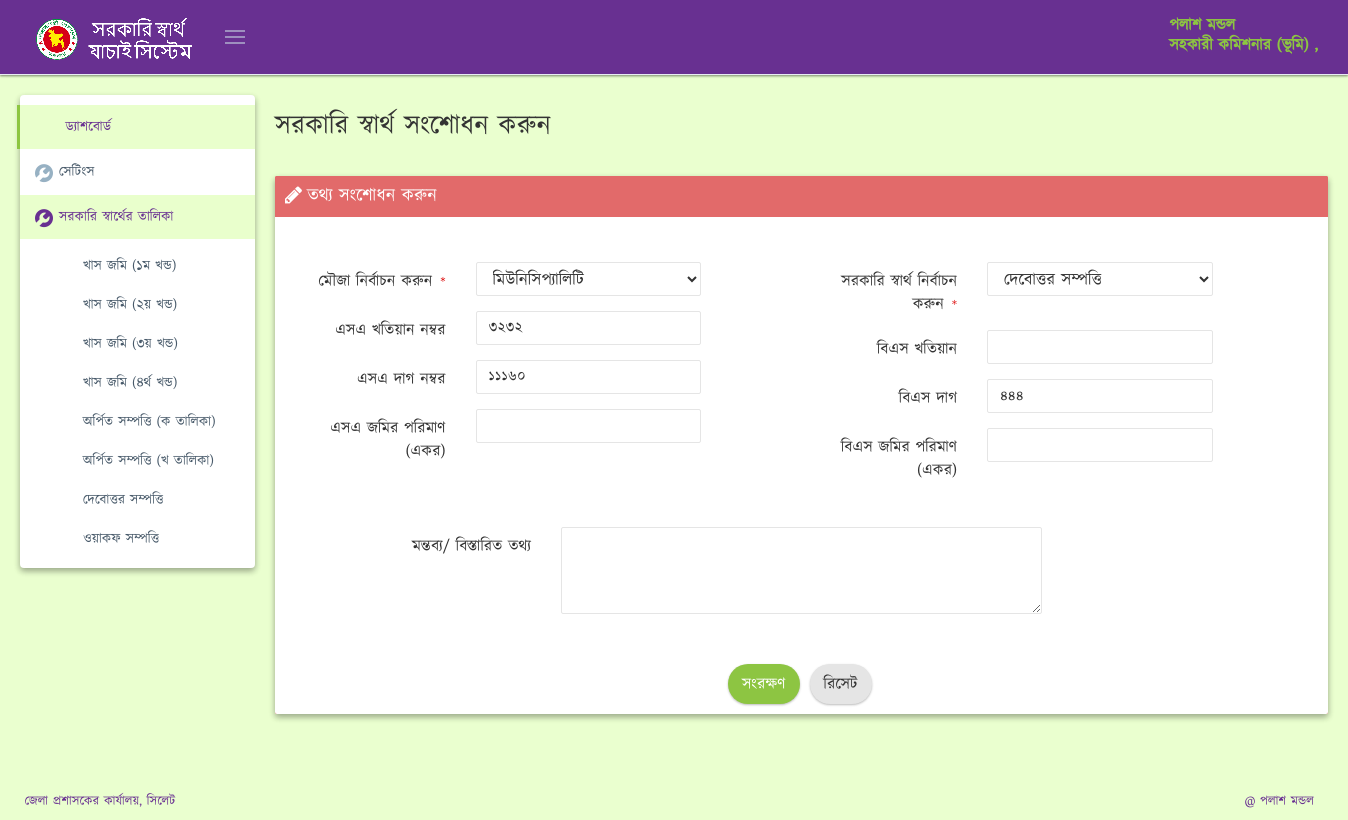
/edit.php?id=1377 (signed in), run on an earlier commit of the app's database.
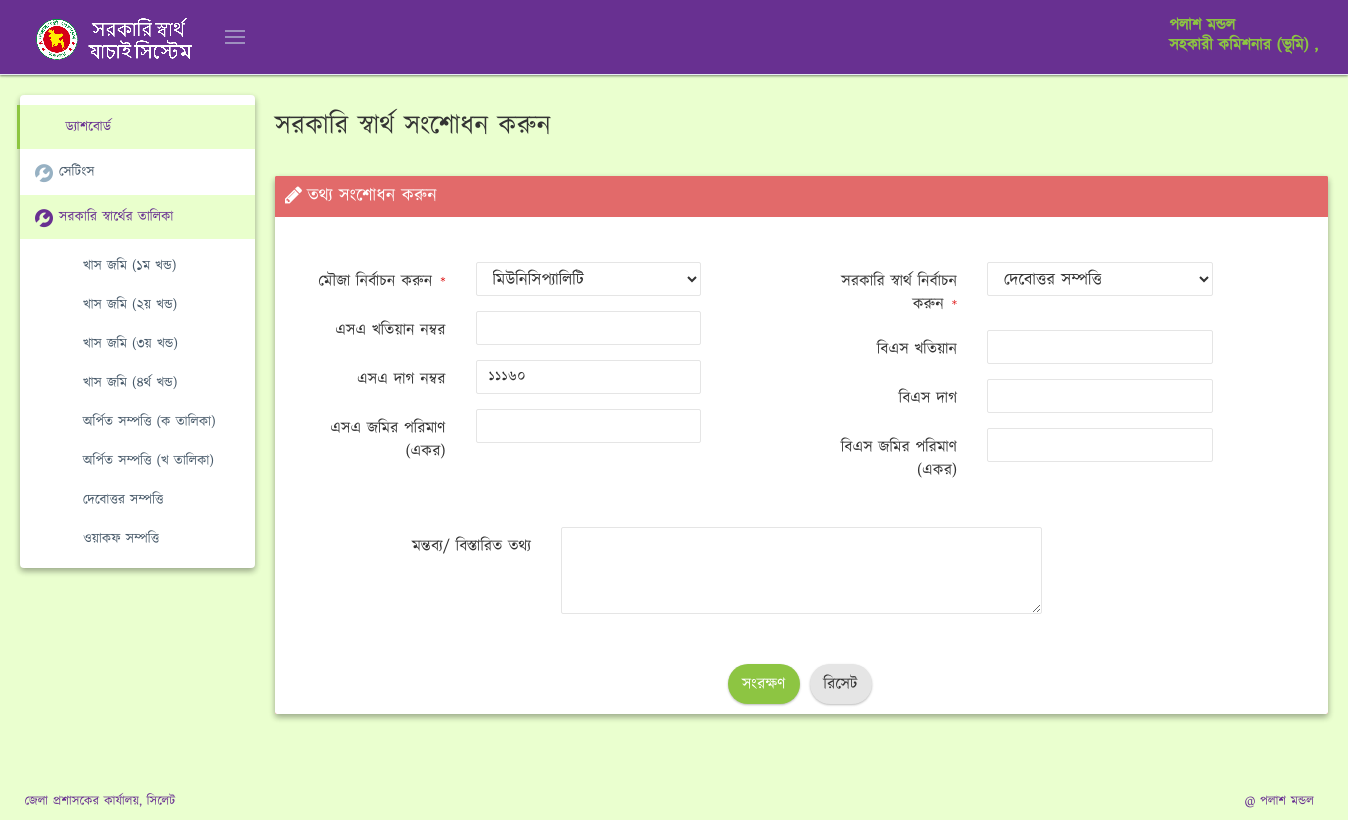
And on a later commit of the database.
### tables this page shows
CREATE TABLE IF NOT EXISTS `dag` (
  `id` int(10) unsigned NOT NULL AUTO_INCREMENT,
  `mouja_id` int(11) DEFAULT NULL,
  `sa_dag` int(11) DEFAULT NULL,
  `bs_dag` int(11) DEFAULT NULL,
  `sa_khatian` int(11) DEFAULT NULL,
  `bs_khatian` int(11) DEFAULT NULL,
  `sa_land_amount` int(11) DEFAULT NULL,
  `bs_land_amount` int(11) DEFAULT NULL,
  `interest_id` int(11) NOT NULL DEFAULT '0',
  PRIMARY KEY (`id`)
);

CREATE TABLE IF NOT EXISTS `mouja` (
  `id` int(11) NOT NULL AUTO_INCREMENT,
  `name` varchar(120) DEFAULT NULL,
  `sa_jl` int(11) DEFAULT NULL,
  `bs_jl` int(11) DEFAULT NULL,
  PRIMARY KEY (`id`),
  UNIQUE KEY `id` (`id`)
);

CREATE TABLE IF NOT EXISTS `interest` (
  `interest_id` int(11) NOT NULL AUTO_INCREMENT,
  `interest_name` varchar(120) DEFAULT NULL,
  PRIMARY KEY (`interest_id`) USING BTREE,
  KEY `id` (`interest_id`) USING BTREE
);

### edit.php (the view, shortened to what the changed rows need)
<?php
if (isset($_GET["id"]) == true) {
    require_once "config.php";
    $id = $_GET['id'];
    $query = "SELECT * FROM dag WHERE id = '{$id}'";
    $result = mysqli_query($conn, $query);
    $info = mysqli_fetch_array($result);
}
?>
<!DOCTYPE html>
<html lang="en" class="no-js">
<?php include 'header.php'; ?>
<body class="page-header-fixed page-sidebar-closed-hide-logo page-sidebar-closed-hide-logo"
      oncontextmenu="return false;">
<div class="page-container">
    <?php include 'sidebar.php'; ?>
    <div class="page-content-wrapper">
        <div class="page-content" style="min-height:588px">
            <div class="row">
                <div class="col-md-12">
                    <div id="ajax-content">
                        <div class="page-head">
                            <div class="row" style="margin-bottom: 15px;">
                                <div class="col-md-6">
                                    <div class="page-title">
                                        <h2 style="margin-top: 0px;"> সরকারি স্বার্থ সংশোধন করুন</h2>
                                    </div>
                                </div>
                            </div>
                        </div>
                        <div class="row">
                            <div class="col-md-12">
                                <div class="portlet  box box red-sunglo">
                                    <div class="portlet-body">
                                        <div style="font-size: 15px; text-align: justify;margin: 20px;">
                                            <form enctype="multipart/form-data" method="POST"  id="add_edit" accept-charset="utf-8"
                                                  class="form-horizontal" action="<?php echo $_SERVER['PHP_SELF'];?>">
                                                <div class="form-body">
                                                    <div class="row">
                                                        <div class="panel-body col-sm-6">
                                                            <div class="form-group">
                                                                <div class="col-sm-6">
                                                                    <div class="input select">
                                                                        <select class="form-control select2 select2-hidden-accessible"
                                                                                name="mouja_id"
                                                                                placeholder="মৌজা সিলেক্ট করুন"
                                                                                required="required" id="mouja_id"
                                                                                tabindex="-1" aria-hidden="true">
                                                                            <?php
                                                                            $query = "SELECT * FROM `mouja` ORDER BY id ASC";
                                                                            $result = mysqli_query($conn, $query);
                                                                            print_r($info);
                                                                            while ($info2 = mysqli_fetch_array($result)) {
                                                                                echo '<option value="';
                                                                                echo $info2['id'];
                                                                                echo '"';
                                                                                if ($info['mouja_id'] == $info2['id']){ echo ' selected="selected" ';}
                                                                                echo 'bs_jl="'.$info2['bs_jl'].'"> ';
                                                                                echo $info2['name'];
                                                                                echo '</option>';
                                                                            }
                                                                            ?>
                                                                        </select>
                                                                    </div>
                                                                </div>
                                                            </div>
                                                            <div class="form-group">
                                                                <div class="col-sm-6">
                                                                    <div class="input number "><input type="number"
                                                                                                            name="sa_khatian"
                                                                                                            class="form-control numeric_bangla"
                                                                                                            value="<?php if($info['sa_khatian']!='0'){ echo $info['sa_khatian'];} ?>"
                                                                                                            maxlength="255"
                                                                                                            id="sa_khatian">
                                                                    </div>
                                                                </div>
                                                            </div>
                                                            <div class="form-group">
                                                                <div class="col-sm-6">
                                                                    <div class="input text required"><input type="text"
                                                                                                            name="sa_dag"
																											onkeypress="return validateNumberAndForwardSlash(event)"
                                                                                                            class="form-control numeric_bangla"
                                                                                                            maxlength="255"
                                                                                                            value="<?php if($info['sa_dag']!='0'){ echo $info['sa_dag'];} ?>"
                                                                                                            id="sa_dag">
                                                                    </div>
                                                                </div>
                                                            </div>
                                                            <div class="form-group">
                                                                <div class="col-sm-6">
                                                                    <div class="input number "><input type="text"
                                                                                                            name="sa_land_amount"
                                                                                                            class="form-control numeric_bangla"
                                                                                                            maxlength="200"
                                                                                                            value="<?php if($info['sa_land_amount']!='0'){ echo $info['sa_land_amount'];} ?>"
                                                                                                            id="sa_land_amount">
                                                                    </div>
                                                                </div>
                                                            </div>
                                                        </div>
                                                        <div class="panel-body col-sm-6">
                                                            <div class="form-group">
                                                                <div class="col-sm-6">
                                                                    <div class="input select">
                                                                        <select class="form-control select2 select2-hidden-accessible required"
                                                                                name="interest_id"
                                                                                placeholder="সরকারি স্বার্থ সিলেক্ট করুন"
                                                                                required="required" id="interest_id"
                                                                                tabindex="-1" aria-hidden="true">
                                                                            <?php
                                                                            $interest_query = "SELECT * FROM `interest` ORDER BY `interest_id` ASC";
                                                                            $interest_result = mysqli_query($conn, $interest_query);
                                                                            print_r($info['interest_id']);
                                                                            while ($interest_info = mysqli_fetch_array($interest_result)) {
                                                                                echo '<option value="';
                                                                                echo $interest_info['interest_id'];
                                                                                echo '"';
                                                                                if ($info['interest_id'] == $interest_info['interest_id']) echo ' selected="selected"';
                                                                                echo '>';
                                                                                echo $interest_info['interest_name'];
                                                                                echo '</option>';
                                                                            }
                                                                            ?>
                                                                        </select>
                                                                    </div>
                                                                </div>
                                                            </div>
                                                            <div class="form-group">
                                                                <div class="col-sm-6">
                                                                    <div class="input "><input type="number"
                                                                                                    name="bs_khatian"
                                                                                                    class="form-control user_email numeric_bangla"
                                                                                                    maxlength="100"
                                                                                                    value="<?php if($info['bs_khatian']!='0'){ echo $info['bs_khatian'];} ?>"
                                                                                                    id="bs_khatian"></div>
                                                                </div>
                                                            </div>
                                                            <div class="form-group">
                                                                <div class="col-sm-6">
                                                                    <div class="input "><input type="number"
                                                                                                    name="bs_dag"
                                                                                                    class="form-control user_email numeric_bangla"
                                                                                                    maxlength="100"
                                                                                                    value="<?php if($info['bs_dag']!='0'){ echo $info['bs_dag'];} ?>"
                                                                                                    id="bs_dag"></div>
                                                                </div>
                                                            </div>
                                                            <div class="form-group">
                                                                <div class="col-sm-6">
                                                                    <div class="input text ">
                                                                        <input type="number"
                                                                               name="bs_land_amount"
                                                                               step="any"
                                                                               class="form-control numeric_bangla"
                                                                               data-toggle="tooltip"
                                                                               maxlength="255"
                                                                               value="<?php if($info['bs_land_amount']!='0'){ echo $info['bs_land_amount'];} ?>"
                                                                               id="bs_land_amount">
                                                                    </div>
                                                                </div>
                                                            </div>
                                                            <?php print_r($info2);?>
                                                        </div>
                                                    </div>
                                                    </div>
                                                </div>
                                        </div>
                                    </div>
                                </div>
                            </div>
                        </div>
                    </div>
                </div>
            </div>
        </div>
    </div>
</body>
</html>

What changed in the data, as far as the page shows it:
changed dag "মিউনিসিপ্যালিটি": sa_khatian "3232" → (not shown); bs_dag "444" → (not shown)
